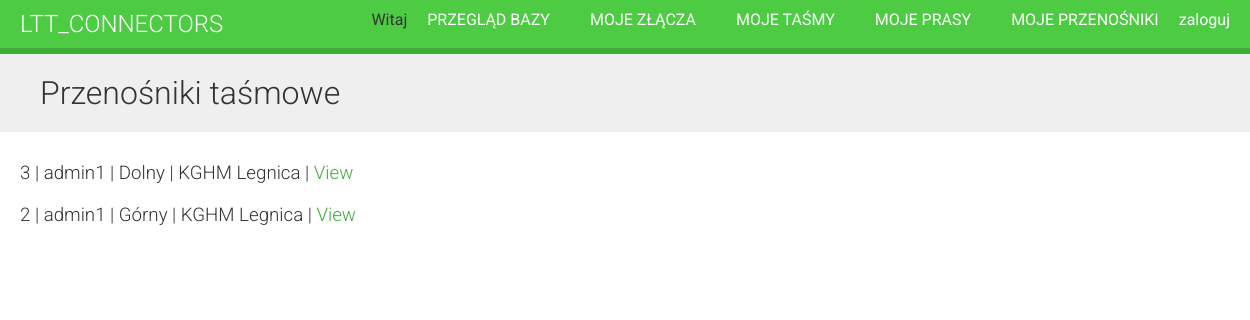
The page /connectors/conveyors_view/ on the database its author committed.
### connectors/models.py (models this page shows, shortened)
class Conveyor(models.Model):
    owner = models.ForeignKey(User, on_delete=models.CASCADE)
    name = models.CharField(max_length=200)
    mine = models.CharField(max_length=200)
    class Meta:
        ordering = ('name',)

### connectors/views.py (the view)
# urls.py: path('conveyors_view/', views.conveyors_view, name='conveyors_view'),
def conveyors_view(request):
    conveyors = Conveyor.objects.all()
    context = {'conveyors': conveyors}
    return render(request, 'connectors/only_view/conveyors_view.html', context)

### connectors/templates/connectors/only_view/conveyors_view.html (shortened to what this page needs)
{% extends "base.html" %}
{% block content %}
  <h1>Przenośniki taśmowe</h1>
  <div class="module">
    {% for conveyor in conveyors %}
    <div>
        <h3>{{conveyor.id}} | {{conveyor.owner}} | {{conveyor.name}} | {{conveyor.mine}}  | <a href="{% url 'conveyor_view' conveyor.id %}">View</a></h3>
    </div>
    {% empty %}
      <p>Brak przenośników</p>
    {% endfor %}
  </div>
{% endblock %}

### connectors/static/css/base.css (style rules this page uses)
body { margin:0; font-family:'Roboto', sans-serif; font-weight:400; color:#333; }
a { color:#3fad37; text-decoration:none; }
h1, h2, h3, h4, h5, h6 { font-family:'Roboto', sans-serif; font-weight:300; }
h1 { background:#efefef; width:100%; overflow:auto; padding:20px 0 20px 40px; margin:0; }
.module { padding:10px 20px; float:left; width:600px; }
.module h3 { margin:20px 0 0; padding:0; width:100%; }

### rows shown on the page
Conveyor: id "3", owner "admin1", name "Dolny", mine "KGHM Legnica"
Conveyor: id "2", owner "admin1", name "Górny", mine "KGHM Legnica"
